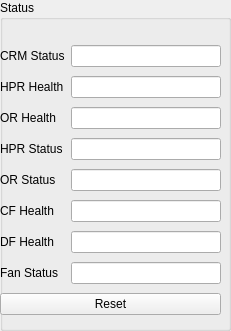
                    <widget class="QGroupBox" name="groupBox_crm1_2">
                     <property name="geometry">
                      <rect>
                       <x>440</x>
                       <y>0</y>
                       <width>231</width>
                       <height>331</height>
                      </rect>
                     </property>
                     <property name="title">
                      <string>Status</string>
                     </property>
                     <widget class="QWidget" name="layoutWidget">
                      <property name="geometry">
                       <rect>
                        <x>0</x>
                        <y>42</y>
                        <width>221</width>
                        <height>278</height>
                       </rect>
                      </property>
                      <layout class="QGridLayout" name="gridLayout_21">
                       <item row="0" column="0">
                        <widget class="QLabel" name="label_crm_status_2">
                         <property name="text">
                          <string>CRM Status</string>
                         </property>
                        </widget>
                       </item>
                       <item row="0" column="1">
                        <widget class="QLineEdit" name="lineEdit_crm_status_2">
                         <property name="readOnly">
                          <bool>true</bool>
                         </property>
                        </widget>
                       </item>
                       <item row="1" column="0">
                        <widget class="QLabel" name="label_hpr_health_2">
                         <property name="text">
                          <string>HPR Health</string>
                         </property>
                        </widget>
                       </item>
                       <item row="1" column="1">
                        <widget class="QLineEdit" name="lineEdit_hpr_health_2">
                         <property name="readOnly">
                          <bool>true</bool>
                         </property>
                        </widget>
                       </item>
                       <item row="2" column="0">
                        <widget class="QLabel" name="label_or_health_2">
                         <property name="text">
                          <string>OR Health</string>
                         </property>
                        </widget>
                       </item>
                       <item row="2" column="1">
                        <widget class="QLineEdit" name="lineEdit_or_health_2">
                         <property name="readOnly">
                          <bool>true</bool>
                         </property>
                        </widget>
                       </item>
                       <item row="3" column="0">
                        <widget class="QLabel" name="label_hpr_status_2">
                         <property name="text">
                          <string>HPR Status</string>
                         </property>
                        </widget>
                       </item>
                       <item row="3" column="1">
                        <widget class="QLineEdit" name="lineEdit_hpr_status_2">
                         <property name="readOnly">
                          <bool>true</bool>
                         </property>
                        </widget>
                       </item>
                       <item row="4" column="0">
                        <widget class="QLabel" name="label_or_status_2">
                         <property name="text">
                          <string>OR Status</string>
                         </property>
                        </widget>
                       </item>
                       <item row="4" column="1">
                        <widget class="QLineEdit" name="lineEdit_or_status_2">
                         <property name="readOnly">
                          <bool>true</bool>
                         </property>
                        </widget>
                       </item>
                       <item row="5" column="0">
                        <widget class="QLabel" name="label_cfet_health_2">
                         <property name="text">
                          <string>CF Health</string>
                         </property>
                        </widget>
                       </item>
                       <item row="5" column="1">
                        <widget class="QLineEdit" name="lineEdit_cfet_health_2">
                         <property name="readOnly">
                          <bool>true</bool>
                         </property>
                        </widget>
                       </item>
                       <item row="6" column="0">
                        <widget class="QLabel" name="label_dfet_health_2">
                         <property name="text">
                          <string>DF Health</string>
                         </property>
                        </widget>
                       </item>
                       <item row="6" column="1">
                        <widget class="QLineEdit" name="lineEdit_dfet_health_2">
                         <property name="readOnly">
                          <bool>true</bool>
                         </property>
                        </widget>
                       </item>
                       <item row="7" column="0">
                        <widget class="QLabel" name="label_fan_status_2">
                         <property name="text">
                          <string>Fan Status</string>
                         </property>
                        </widget>
                       </item>
                       <item row="7" column="1">
                        <widget class="QLineEdit" name="lineEdit_fan_status_2">
                         <property name="readOnly">
                          <bool>true</bool>
                         </property>
                        </widget>
                       </item>
                       <item row="8" column="0" colspan="2">
                        <widget class="QPushButton" name="pushButton_reset_crm_2">
                         <property name="text">
                          <string>Reset</string>
                         </property>
                        </widget>
                       </item>
                      </layout>
                     </widget>
                    </widget>
